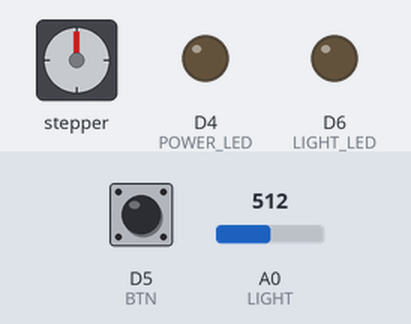
The program below on a simulated ESP8266 (NodeMCU). Parts: stepper motor, output pins drawn as LEDs (lit = HIGH). Inputs (shaded band) come from the test bench; at power-on: D5 (BTN) HIGH, A0 (LIGHT) = 512. WiFi joins after 1.5 s; servers stay silent unless stated; storage starts empty; no MQTT or app messages arrive unless stated; stepper angles assume 4096 steps per turn; what the program prints to the serial monitor is not drawn.

Above: at 4.2 s.
4.3 s: D5 (BTN) pulled LOW for 0.15 s
At 7.2 s:
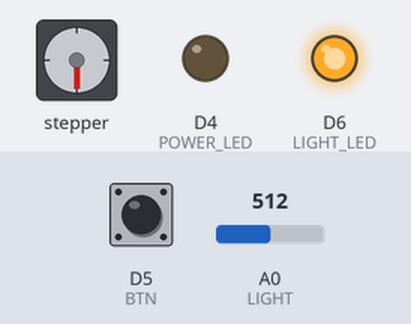
7.3 s: D5 (BTN) pulled LOW for 1 s
At 8.76 s:
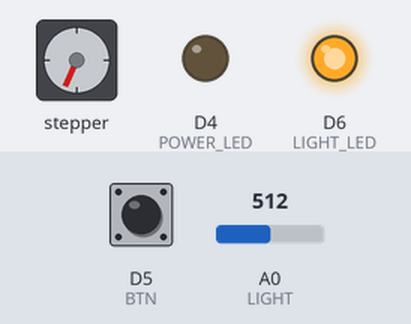
11.0 s: D5 (BTN) pulled LOW for 0.15 s
At 11.3 s:
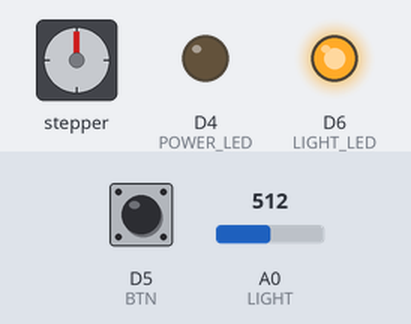
14.1 s: D5 (BTN) pulsed LOW 2 times (0.12 s each, 0.3 s apart)
At 17.5 s:
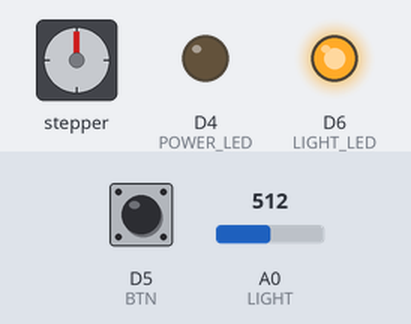
Timing chart, 0 to 18.7 s (numbered marks = the images above; inputs shaded):
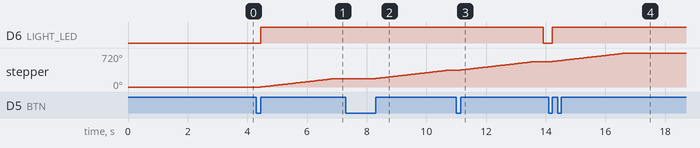

Measured:
- after the input at 4.3 s, D6 (LIGHT_LED): LOW → HIGH after 0.15 s; stepper: keeps turning clockwise at about 72°/s, starting after 0.15 s
- after the input at 7.3 s, D6 (LIGHT_LED): stays HIGH (without the input it goes to LOW after 1.6 s); stepper: keeps turning clockwise at about 72°/s, starting after 1.0 s
- after the input at 11.0 s, D6 (LIGHT_LED): HIGH → LOW after 2.9 s instead of 0.43 s; stepper: turns 180° clockwise in 2.5 s, starting after 0.15 s
- after the input at 14.1 s, D6 (LIGHT_LED): LOW → HIGH after 0.12 s; stepper: turns 180° clockwise in 2.5 s, starting after 0.12 s

The program:

main.cpp
```cpp
#include <Arduino.h>
#include <ESP8266WiFi.h>
#include <PubSubClient.h>
#include <CheapStepper.h>
#include <TaskScheduler.h>
#include <ArduinoJson.h>
#include <LittleFS.h>

#define DEVICE_ID "esp01"

const char *SSID = "mqtt";
const char *PASSPHRASE = "12345678";

const size_t CAPACITY = JSON_OBJECT_SIZE(3) + JSON_ARRAY_SIZE(2) + 60;

const char *BROKER = "81.71.138.9";
const int PORT = 1883;
const char *USER = "admin";
const char *PASSWORD = "public";
const char *SUB_TOPIC = "feeding-times";
const char *PUB_TOPIC = "feeding-res";
const char *ERROR_TOPIC = "error-occur";

#define BTN D5 // 按钮引脚
#define LIGHT A0 // 光强传感器引脚
#define LIGHT_LED D6 // 光强传感器LED引脚
#define POWER_LED D4 // 电源LED引脚
#define IN1 13 // 电机IN1引脚
#define IN2 4 // 电机IN2引脚
#define IN3 15 // 电机IN3引脚
#define IN4 5 // 电机IN4引脚

const unsigned long PRESS_DURATION = 100; // 单击最小时间间隔100ms
const unsigned long LONG_PRESS_DURATION = 3000; // 长按最小时间间隔3000ms
const unsigned long LIGHT_INTENSITY_THRESHOLD = 1034;

unsigned long counter = 0; // 时间间隔计时器
int prevState = HIGH;
int currentState; // 按钮的前一时刻// 状态和当前时刻状态
unsigned int lightIntensity = 1024; // 光照强度模拟引脚输入值
unsigned int amount = 0; // 检测到的光强小于阈值的次数

WiFiClient wifi;
PubSubClient pubsub(wifi);
CheapStepper stepper(IN1, IN2, IN3, IN4); // 电机控制对象
Scheduler ts; // 任务调度器对象

struct FeedingConfig {
    String time;
    int count;
};

void setupWifi() {
    WiFi.begin(SSID, PASSPHRASE);
    while (WiFi.status() != WL_CONNECTED) {
        delay(3000);
        Serial.println("Connecting to WiFi..");
    }
    Serial.println("Connected to the WiFi network");
}

void btnHandler();

void stepperLoop();

void feed(int c);

void inspect();

void cbk();

void listen() {
    pubsub.loop();
}

// 按钮loop
Task listenBtn(0, TASK_FOREVER, &btnHandler, &ts, true);
// 电机loop 如果电机不转动，把下面那行解除注释
Task stepperTask(0, TASK_FOREVER, &stepperLoop, &ts, true);

Task pubsubTask(0, TASK_FOREVER, &listen, &ts, true);

Task l(0, TASK_ONCE, &cbk);
Task i(10, 200, &inspect);

// 重置函数，真正的代码在loop函数下方，被注释掉了
// 功能是删除保存在闪存里的饲喂时间、数量信息
void reset() {
//    LittleFS.remove("./conf.json");
    pubsub.publish(PUB_TOPIC, "恢复出厂设置");
}

// 处理按钮事件
void btnHandler() {
    currentState = digitalRead(BTN);
    if (currentState != prevState) {
        if (currentState == LOW) counter = millis();
        else {
            unsigned long diff = millis() - counter;
            if (diff < LONG_PRESS_DURATION && diff >= PRESS_DURATION) feed(1);  // 单击按钮
            else if (diff >= LONG_PRESS_DURATION) reset(); // 长按按钮
        }
        prevState = currentState;
    }
}

void stepperLoop() {
    stepper.run();
}

void cbk() {
    digitalWrite(LIGHT_LED, LOW);

    DynamicJsonDocument doc(1024);
    doc["id"] = DEVICE_ID;
    doc["type"] = "manual";
    doc["amount"] = amount;
    String out;
    serializeJson(doc, out);
    pubsub.publish(PUB_TOPIC, out.c_str());
    amount = 0;
}

//void step() {
//
//}

void feed(int c) {
    digitalWrite(LIGHT_LED, HIGH);
    stepper.moveCW(2048 * c);

    ts.addTask(i);
    i.enable();
}

// 监测饲料是否成功掉下
void inspect() {
    if (i.isLastIteration()) {
        ts.addTask(l);
        l.enable();
    }
    lightIntensity = analogRead(LIGHT);
    if (lightIntensity < LIGHT_INTENSITY_THRESHOLD) amount++;
}

void callback(char *topic, byte *payload, unsigned int length) {
    DynamicJsonDocument doc(1024);

    DeserializationError error = deserializeJson(doc, payload);

    File f = LittleFS.open("./conf.json", "w");
    serializeJson(doc, f);
    f.close();

//    int count = doc["count"];
//    feed(count);
}

void setupMqtt() {
    pubsub.setServer(BROKER, PORT);
    pubsub.setCallback(callback);
    while (!pubsub.connected()) {
        Serial.printf("%s connects to mqtt broker\n", DEVICE_ID);

        if (pubsub.connect(DEVICE_ID, USER, PASSWORD))
            Serial.println("mqtt broker connected");
        else delay(3000);
    }

    pubsub.subscribe(SUB_TOPIC);
}

void error(const char *message) {
    DynamicJsonDocument doc(1024);
    doc["message"] = message;
    doc["id"] = DEVICE_ID;
    String out;
    serializeJson(doc, out);
    pubsub.publish(ERROR_TOPIC, out.c_str());
}

void setupFs() {
    bool opened = LittleFS.begin();
    if (!opened) Serial.println("An Error has occurred while mounting LittleFS");

    File file = LittleFS.open("./conf.json", "r");

    DynamicJsonDocument config(1024);

//    DynamicJsonDocument array(CAPACITY);

    if (!file || file.isDirectory()) return;
    else deserializeJson(config, file);
    file.close();

    String out;
    serializeJson(config, out);
    pubsub.publish(PUB_TOPIC, out.c_str());
//
//    auto array = config.as<JsonArray>();
//
//    for (JsonObject i: array) {
//        int count = i.getMember("count");
//        Serial.println(count);
//        const char *time = i.getMember("time");
//        pubsub.publish(PUB_TOPIC, time);
//    }

}

void save() {

}

void setup() {
    Serial.begin(9600);

    // 设置按钮、光强传感器、光强传感器LED、电源LED引脚IO模式
    pinMode(BTN, INPUT);
    pinMode(LIGHT, INPUT);
    pinMode(LIGHT_LED, OUTPUT);
    pinMode(POWER_LED, OUTPUT);

    setupWifi();
    setupMqtt();
    setupFs();

    stepper.setRpm(12);
}

void loop() {
    ts.execute();
}
```
